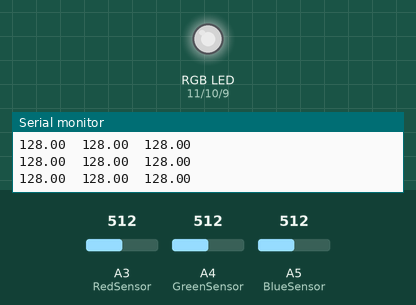
Bench run of a sketch on a simulated Arduino Uno, built with avr-gcc and run on an emulated ATmega328P. Shown: an RGB LED mixed from three pins (HIGH = lit), the last lines printed to the serial monitor. The test bench sets the inputs (shaded band); at power-on: A3 (RedSensor) = 512, A4 (GreenSensor) = 512, A5 (BlueSensor) = 512. Dim RGB values are drawn brighter than linear.

Above: at 1.2 s.
1.3 s: A3 (RedSensor) set to 413
At 1.47 s:
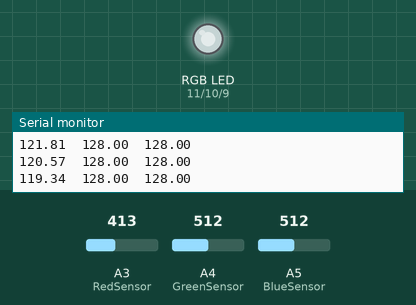
4.3 s: A3 (RedSensor) set to 390
At 4.52 s:
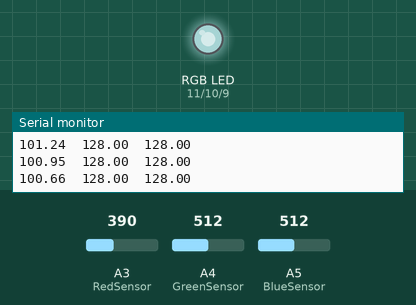
7.3 s: A4 (GreenSensor) set to 716
At 8.2 s:
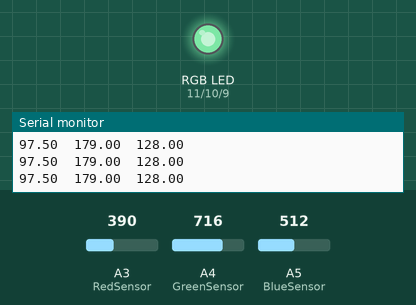
9.2 s: A5 (BlueSensor) set to 1002
At 10.8 s:
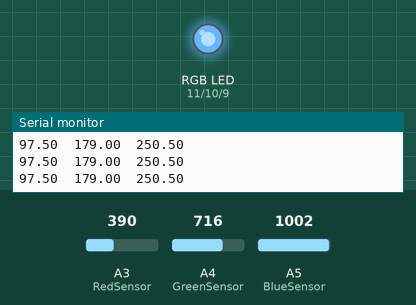
11.1 s: A5 (BlueSensor) set to 1020
At 11.3 s:
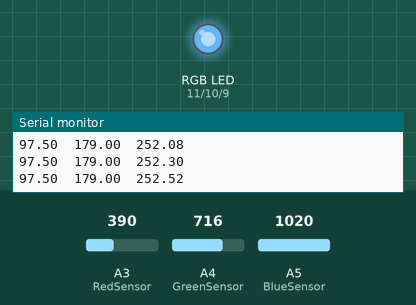
14.1 s: A4 (GreenSensor) set to 900
At 14.27 s:
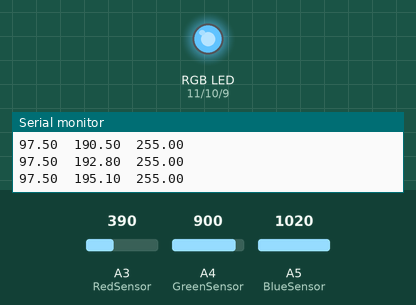
Timing chart, 0 to 17.0 s (numbered marks = the images above; inputs shaded):
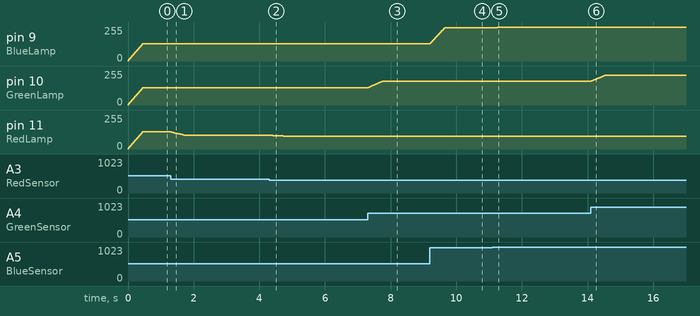

Measured:
- after the input at 1.3 s, pin 11 (RedLamp): moves from 128/255 to 103/255 over 0.44 s, starting at once
- after the input at 4.3 s, pin 11 (RedLamp): moves from 103/255 to 97/255 over 0.41 s, starting at once
- after the input at 7.3 s, pin 10 (GreenLamp): moves from 128/255 to 179/255 over 0.44 s, starting at once
- after the input at 9.2 s, pin 9 (BlueLamp): moves from 128/255 to 250/255 over 0.44 s, starting at once
- after the input at 11.1 s, pin 9 (BlueLamp): moves from 250/255 to 255/255 over 0.39 s, starting after 0.06 s
- after the input at 14.1 s, pin 10 (GreenLamp): moves from 179/255 to 225/255 over 0.44 s, starting at once

The sketch:

04-color-mixing-lamp.ino
```cpp
const int RedLamp = 11;
const int GreenLamp = 10;
const int BlueLamp = 9;

const int RedSensor = A3;
const int GreenSensor = A4;
const int BlueSensor = A5;

const int LoopDelay = 500;

void setup() {
  Serial.begin(9600);

  pinMode(RedLamp, OUTPUT);
  pinMode(GreenLamp, OUTPUT);
  pinMode(BlueLamp, OUTPUT);
}

int redValues[] = { 0,0,0,0,0, 0,0,0,0,0, 0,0,0,0,0, 0,0,0,0,0 };
int greenValues[] = { 0,0,0,0,0, 0,0,0,0,0, 0,0,0,0,0, 0,0,0,0,0 };
int blueValues[] = { 0,0,0,0,0, 0,0,0,0,0, 0,0,0,0,0, 0,0,0,0,0 };
const int ValuesLength = 20;
unsigned long n = 0;

void loop() {
  // 1. Keep last values around
  analogRead(RedSensor); // Dummy read. This forces the ADC to settle before taking the real reading.
  redValues[n % ValuesLength] = analogRead(RedSensor);

  analogRead(GreenSensor); // Dummy read.
  greenValues[n % ValuesLength] = analogRead(GreenSensor);

  analogRead(BlueSensor); // Dummy read.
  blueValues[n % ValuesLength] = analogRead(BlueSensor);

  n += 1;

  // 2. Mean value filter
  float redValue = 0; float greenValue = 0; float blueValue = 0;
  for (int i = 0; i < ValuesLength; ++i) {
    redValue += redValues[i];
    greenValue += greenValues[i];
    blueValue += blueValues[i];
  }
  redValue /= ValuesLength;
  greenValue /= ValuesLength;
  blueValue /= ValuesLength;

  // 3. Transform from 1023 -> 255
  redValue /= 4;
  greenValue /= 4;
  blueValue /= 4;

  // 4. Print to plot
  Serial.print(redValue); Serial.print("\t");
  Serial.print(greenValue); Serial.print("\t");
  Serial.print(blueValue); Serial.print("\n");

  // 5. Write to output RGB lamp
  analogWrite(RedLamp, redValue);
  analogWrite(GreenLamp, greenValue);
  analogWrite(BlueLamp, blueValue);

  delay(20);
}
```
